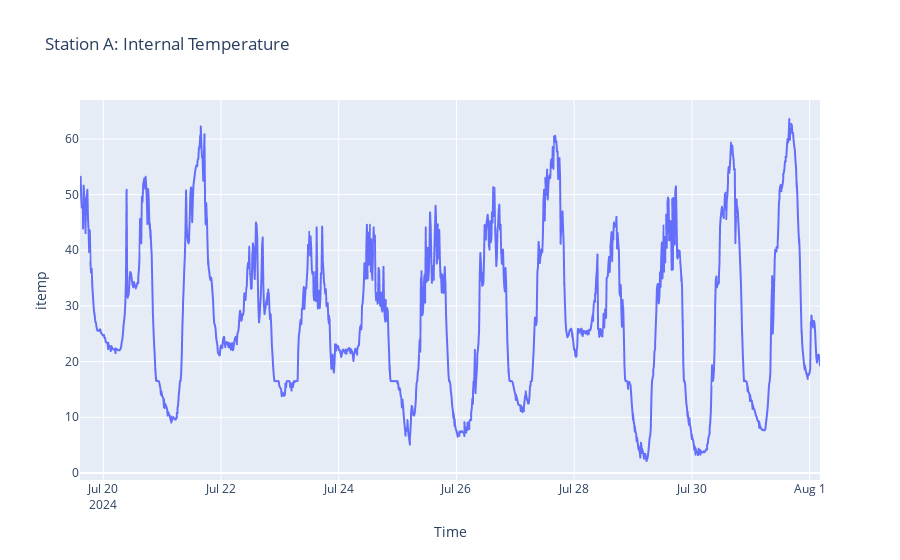

Notebook source saved alongside this figure:
### Code cell
px.line(station_a, x='Time', y='itemp', title='Station A: Internal Temperature').show()

### Figure 1 — Plotly figure (JSON) as saved in the notebook; plotly's stock layout.template omitted (floating-point values rounded to 4 significant figures; data arrays with more than 128 entries replaced by an {"elided": "..."} marker saying what was removed)
{"data": [{"hovertemplate": "Time=%{x}<br>itemp=%{y}<extra></extra>", "legendgroup": "", "line": {"color": "#636efa", "dash": "solid"}, "marker": {"symbol": "circle"}, "mode": "lines", "name": "", "showlegend": false, "type": "scattergl", "x": {"elided": "1391 str values"}, "xaxis": "x", "y": {"elided": "1391 float values"}, "yaxis": "y"}], "layout": {"legend": {"tracegroupgap": 0}, "title": {"text": "Station A: Internal Temperature"}, "xaxis": {"anchor": "y", "domain": [0, 1], "title": {"text": "Time"}}, "yaxis": {"anchor": "x", "domain": [0, 1], "title": {"text": "itemp"}}}}
